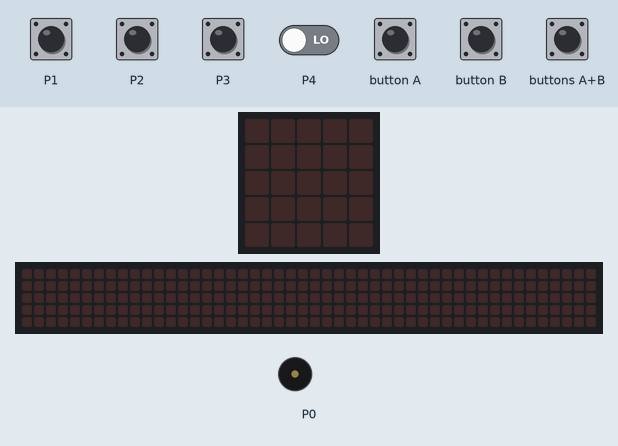
A program run on a simulated BBC micro:bit (MakeCode). Parts: the board's 5×5 LED display, a strip that is not on the board, showing the scrolling text unrolled, buzzer (waves = sounding). Inputs (shaded band) come from the test bench; at power-on: P1–4 LOW. The 48×5 strip is a reading aid, not a part: it shows the text the display is scrolling, unrolled, one strip-width of it at a time.

Above: at 1.2 s.
1.3 s: P1 pulled HIGH for 0.15 s
At 2.5 s:
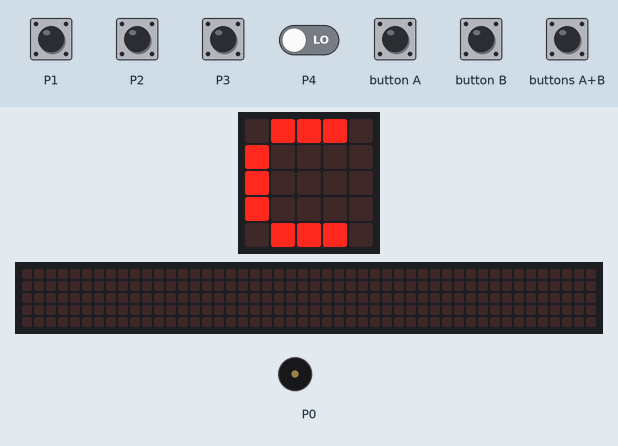
3.2 s: button A pressed for 0.15 s
At 3.27 s:
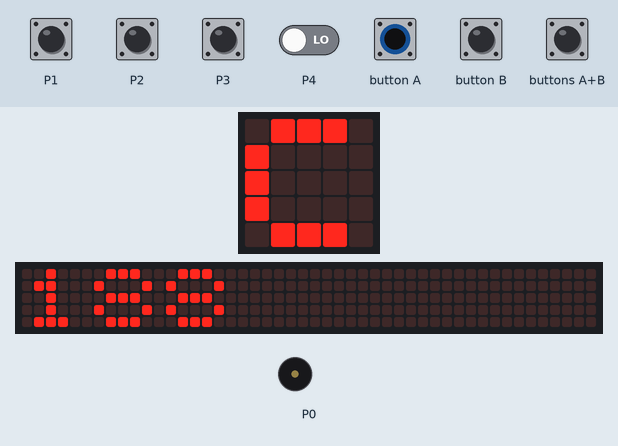
6.2 s: P2 pulled HIGH for 0.15 s
At 7.9 s:
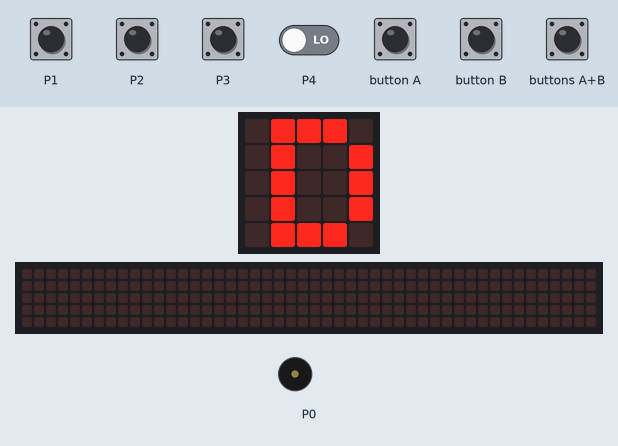
8.7 s: button B pressed for 0.15 s
At 8.78 s:
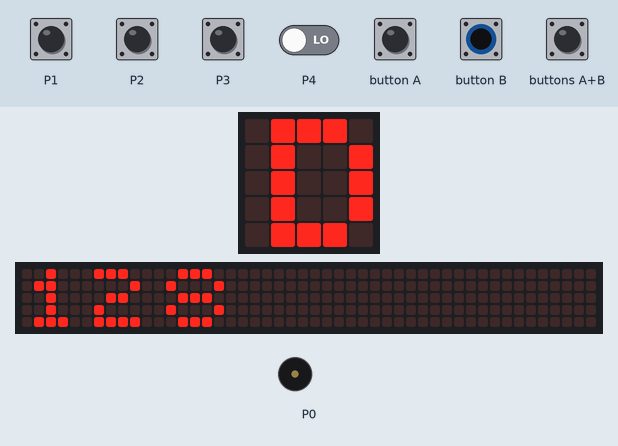
11.8 s: P3 pulled HIGH for 0.15 s
At 13.4 s:
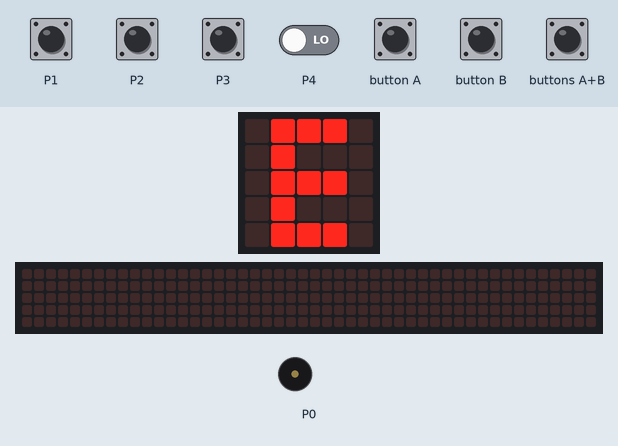
14.2 s: buttons A+B pressed for 0.15 s
At 17.67 s:
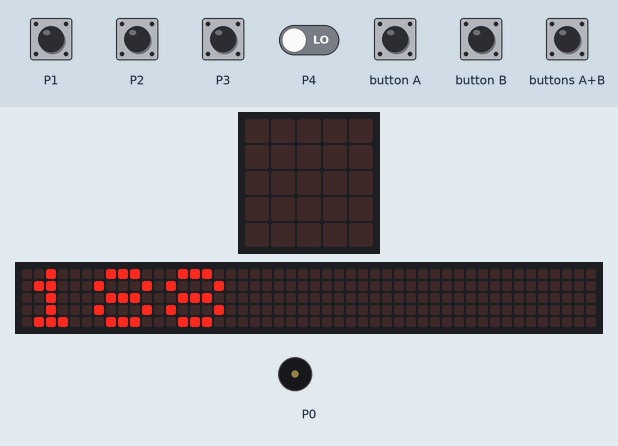
Timing chart, 0 to 18.3 s (numbered marks = the images above; inputs shaded):
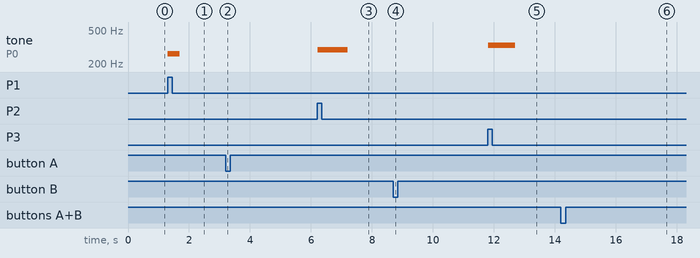

The program:

main.ts
```typescript
let middleCPressed = false
let middleDPressed = false
let middleEPressed = false
let middleFPressed = false
// Increasing or decreasing tones based on buttons pressed.
basic.forever(function () {
    if (middleCPressed && input.buttonIsPressed(Button.A)) {
        // High C
        music.ringTone(523)
    } else if (middleCPressed && input.buttonIsPressed(Button.B)) {
        // Low C
        music.ringTone(131)
    } else if (middleDPressed && input.buttonIsPressed(Button.A)) {
        // High D
        music.ringTone(587)
    } else if (middleDPressed && input.buttonIsPressed(Button.B)) {
        // Low D
        music.ringTone(147)
    } else if (middleEPressed && input.buttonIsPressed(Button.A)) {
        // High E
        music.ringTone(659)
    } else if (middleEPressed && input.buttonIsPressed(Button.B)) {
        // Low E
        music.ringTone(165)
    } else if (middleFPressed && input.buttonIsPressed(Button.A)) {
        // High F
        music.ringTone(698)
    } else if (middleFPressed && input.buttonIsPressed(Button.B)) {
        // Low F
        music.ringTone(175)
    }
})
// Volume based on button A or B and notes not being pressed.
basic.forever(function () {
    if (input.buttonIsPressed(Button.A) && !(middleCPressed || middleDPressed || middleEPressed || middleFPressed)) {
        music.setVolume(music.volume() + 60)
        basic.showNumber(music.volume())
    } else if (input.buttonIsPressed(Button.B) && !(middleCPressed || middleDPressed || middleEPressed || middleFPressed)) {
        music.setVolume(music.volume() - 60)
        basic.showNumber(music.volume())
    } else {

    }
})
// Playing notes based on the button that is being pressed and it's value in Microbit's pin
basic.forever(function () {
    // C Middle
    // D Middle
    // E Middle
    // F Middle
    // No sound playing
    if (pins.digitalReadPin(DigitalPin.P1) == 1) {
        while (pins.digitalReadPin(DigitalPin.P1) == 1) {
            middleCPressed = true
            music.ringTone(262)
            basic.showLeds(`
                . # # # .
                # . . . .
                # . . . .
                # . . . .
                . # # # .
                `)
        }
        middleCPressed = false
        music.stopAllSounds()
    } else if (pins.digitalReadPin(DigitalPin.P2) == 1) {
        while (pins.digitalReadPin(DigitalPin.P2) == 1) {
            middleDPressed = true
            music.ringTone(294)
            basic.showLeds(`
                . # # # .
                . # . . #
                . # . . #
                . # . . #
                . # # # .
                `)
        }
        middleDPressed = false
        music.stopAllSounds()
    } else if (pins.digitalReadPin(DigitalPin.P3) == 1) {
        while (pins.digitalReadPin(DigitalPin.P3) == 1) {
            middleEPressed = true
            music.ringTone(330)
            basic.showLeds(`
                . # # # .
                . # . . .
                . # # # .
                . # . . .
                . # # # .
                `)
        }
        middleEPressed = false
        music.stopAllSounds()
    } else if (pins.digitalReadPin(DigitalPin.P4) == 1) {
        while (pins.digitalReadPin(DigitalPin.P4) == 1) {
            middleFPressed = true
            music.ringTone(349)
            basic.showLeds(`
                . # # # .
                . # . . .
                . # # # .
                . # . . .
                . # . . .
                `)
        }
        middleFPressed = false
        music.stopAllSounds()
    } else {
        middleCPressed = false
        middleDPressed = false
        middleEPressed = false
        middleFPressed = false
        music.stopAllSounds()
    }
})
// Function to play songs based on the button pressed
basic.forever(function () {
    if (middleCPressed && input.buttonIsPressed(Button.AB)) {
        music.setVolume(255)
        music.startMelody(music.builtInMelody(Melodies.Dadadadum), MelodyOptions.Once)
    } else if (middleDPressed && input.buttonIsPressed(Button.AB)) {
        music.setVolume(255)
        music.startMelody(music.builtInMelody(Melodies.Prelude), MelodyOptions.Once)
    } else if (middleEPressed && input.buttonIsPressed(Button.AB)) {
        music.setVolume(255)
        music.startMelody(music.builtInMelody(Melodies.Funk), MelodyOptions.Once)
    } else if (middleFPressed && input.buttonIsPressed(Button.AB)) {
        music.setVolume(255)
        music.startMelody(music.builtInMelody(Melodies.Wawawawaa), MelodyOptions.Once)
    } else {

    }
})
```

test.ts
```typescript
// testes vão aqui; isto não será compilado quando este pacote for usado como uma extensão.
```

Measured:
- after the input at 1.3 s, tone on P0: silent → 262 Hz at once, → silent 0.40 s later; the display: changes at once (image 1)
- after the input at 3.2 s, the display: changes at once (image 2)
- after the input at 6.2 s, tone on P0: silent → 294 Hz at once, → silent 0.99 s later; the display: first differs from a run without the input after 0.64 s (image 3)
- after the input at 8.7 s, the display: changes at once (image 4)
- after the input at 11.8 s, tone on P0: silent → 330 Hz at once, → silent 0.89 s later; the display: first differs from a run without the input after 0.54 s (image 5)
- after the input at 14.2 s, the display: first changes at once (image 6 shows a later state)
